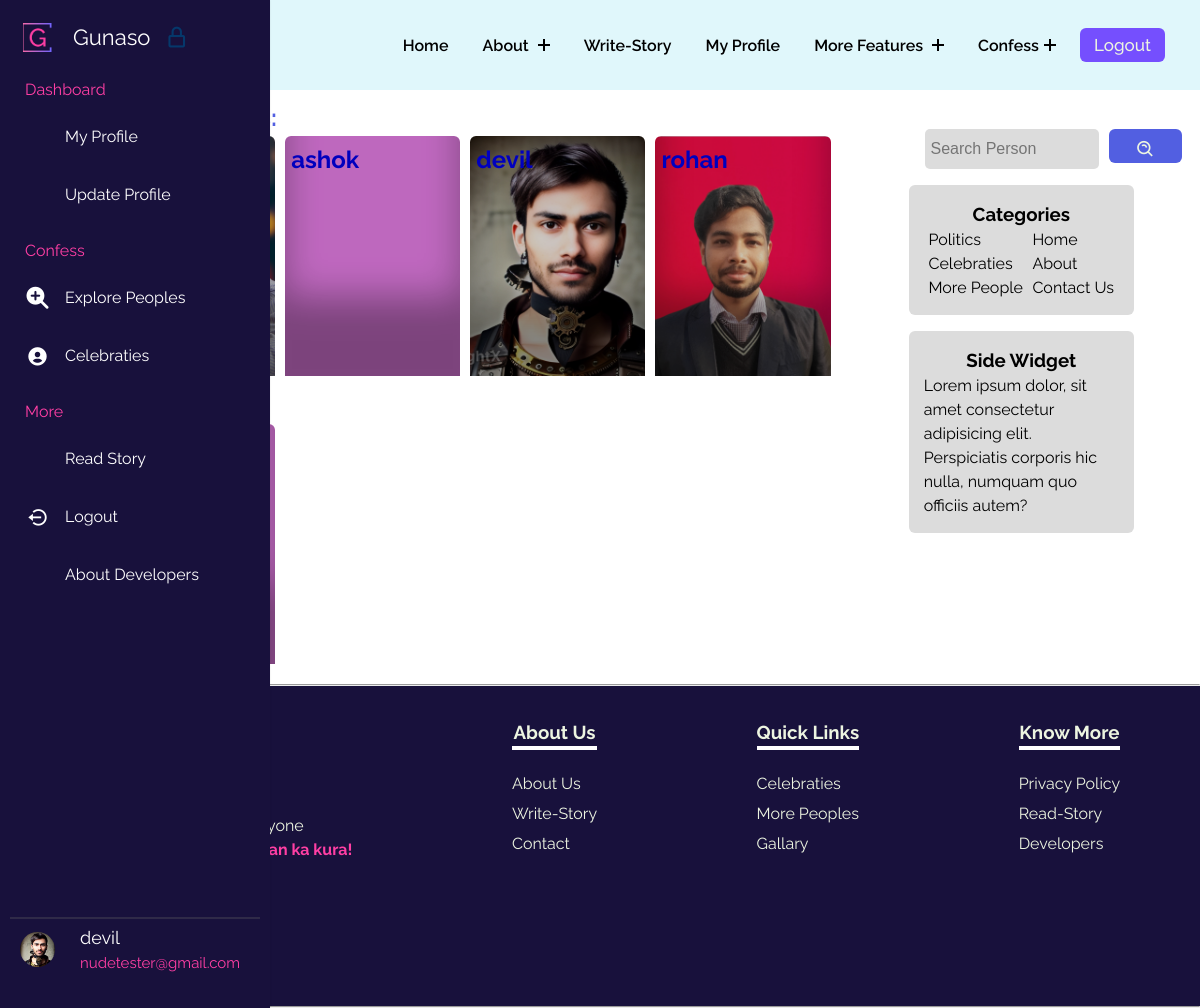
Screenshot of /searchperson/ (signed in) with the database file from the repository.
### gunasoApp/models.py (models this page shows, shortened)
class Profile(models.Model):
    user = models.OneToOneField(User, on_delete=models.CASCADE, related_name="Profile")
    image = models.ImageField(upload_to="gunasoApp/images/loggeduserImages", blank=True, default="upload-image")

### gunasoApp/views.py (the view)
# urls.py: path('searchperson/', views.searchperson, name="searchperson"),
def searchperson(request):
    query = request.GET.get('query', '')
    if len(query) > 100:
        allPerson = Profile.objects.none()
    else:
        try:
            user_id = int(query)
            person = Profile.objects.filter(user_id=user_id)
        except ValueError:
            person = Profile.objects.none()
        allPersonContent = Profile.objects.filter(user__username__icontains=query)
        allPerson = person.union(allPersonContent)
    params = {'allPerson': allPerson, 'query': query}
    return render(request, 'searchperson.html', params)

### templates/searchperson.html (shortened to what this page needs)
{% extends 'base.html' %}
{% load static %}
    {% block base_style%}
    {{ block.super }}
    <link rel="stylesheet" href="{% static 'styles/persons.css' %}">
    {% endblock base_style%}
    {% block content %}
    <div class="famoustopicsmain">
        <div class="containflex">
            <div class="leftside">
                <h2>Search <span class="blue">Results:</span></h2>
                    <div class="gridcontain">
                        {% for person in allPerson %}
                        <a href="../user/{{person.user}}">
                            <div class="card" style="background-image: url(../media/{{person.image}});">
                                <h2>{{person.user}}</h2>
                            </div>
                        </a>
                        {% endfor %}
                    </div>
            </div>
            <div class="rightside">
                <div class="searchdiv">
                    <form method="get" action="{% url 'searchperson' %}">
                        <input class="searchinp" type="search" placeholder="Search Person" aria-label="Search"
                            name="query" id="query">
                        <button class="copybtn" type="submit" style="margin: 0;">
                            <i class='bx bx-search-alt'></i>
                        </button>
                    </form>
                </div>
                <div class="catandside">
                    <div class="categoriesdiv">
                        <h3>Categories</h3>
                        <div class="uls">
                            <ul class="lineone">
                                <li><a href="#">Politics</a></li>
                                <li><a href="#">Celebraties</a></li>
                                <li><a href="#">More People</a></li>
                            </ul>
                            <ul class="lineone">
                                <li><a href="/">Home</a></li>
                                <li><a href="/about">About</a></li>
                                <li><a href="/">Contact Us</a></li>
                            </ul>
                        </div>
                    </div>
                    <div class="categoriesdiv">
                        <h3>Side Widget</h3>
                        <p>Lorem ipsum dolor, sit amet consectetur adipisicing elit. Perspiciatis corporis hic nulla,
                            numquam quo officiis autem?</p>
                    </div>
                </div>
            </div>
        </div>
    </div>
    {% endblock %}

### templates/base.html (shortened to what this page needs)
{% load static %}
{% load webpush_notifications %}
<!DOCTYPE html>
<html lang="en">
<head>
    {% block base_style%}
    <link rel="stylesheet" href="{% static 'styles/base.css' %}">
    <link href="https://unpkg.com/aos@2.3.1/dist/aos.css" rel="stylesheet">
    {% endblock base_style%}
    <link rel="stylesheet" href="https://cdnjs.cloudflare.com/ajax/libs/font-awesome/4.7.0/css/font-awesome.min.css" />
    <link href="https://cdn.jsdelivr.net/npm/remixicon@4.0.0/fonts/remixicon.css" rel="stylesheet" />
    <link flex href="https://unpkg.com/boxicons@2.1.4/css/boxicons.min.css" rel="stylesheet" />
</head>
<body>
    <header class="header">
        <div class="container_nav">
            <div class="header-main">
                <div class="logo">
                    <a href="/">
                        <div class="contentlogo">
                            <h2 class="text" data-text="Gunaso">
                            </h2>
                        </div>
                    </a>
                </div>
                <nav class="nav-menu">
                    <ul class="menu">
                        <li class="menu-item">
                            <a href="/">Home</a>
                        </li>
                        <li class="menu-item menu-item-has-children">
                            <a href="#" data-toggle="sub-menu">About <i class="plus"></i></a>
                        </li>
                        <li class="menu-item">
                            <a href="{% url 'writestory' %}">write-Story</a>
                        </li>
                        <li class="menu-item">
                            <a href="/user/{{request.user}}">My Profile</a>
                        </li>
                        <li class="menu-item menu-item-has-children">
                            <a href="#" data-toggle="sub-menu">More Features <i class="plus"></i></a>
                        </li>
                        <li class="menu-item menu-item-has-children">
                            <a href="#" data-toggle="sub-menu">Confess<i class="plus"></i></a>
                        </li>
                        {% if user.is_authenticated %}
                        <button id="logoutbtn" onclick="logoutfunc()">
                            Logout
                        </button>
                        {% endif %}
                    </ul>
                </nav>
            </div>
        </div>
    </header>
    <nav class="sidebar hoverable close">
        <div class="logo_items flex">
            <span class="nav_image">
                <img src="{% static 'images/logos/g-high-resolution-logo-transparent.png' %}" alt="logo_img" />
            </span>
            <span class="logo_name">Gunaso</span>
            <i class="bx bx-lock-alt" id="lock-icon" title="Unlock Sidebar"></i>
        </div>
        <div class="menu_container">
            <div class="menu_items">
                <ul class="menu_item">
                    <div class="menu_title flex">
                        <span class="title">Dashboard</span>
                    </div>
                    <li class="item">
                        <a href="/user/{{request.user}}" class="link flex">
                            <i style="color: #fff;">
                                <lord-icon src="https://cdn.lordicon.com/hrjifpbq.json" trigger="hover"
                                    style="width:35px;height:35px" colors="primary:#fff,secondary:#fff">
                                </lord-icon>
                            </i>
                            <span>My Profile</span>
                        </a>
                    </li>
                    <li class="item">
                        <a href="{% url 'update_profile' %}" class="link flex">
                            <i>
                                <lord-icon src="https://cdn.lordicon.com/ifsxxxte.json" trigger="hover"
                                    style="width:30px;height:30px" colors="primary:#fff,secondary:#fff">
                                </lord-icon>
                            </i>
                            <span>Update Profile</span>
                        </a>
                    </li>
                </ul>
                <ul class="menu_item">
                    <div class="menu_title flex">
                        <span class="title">Confess</span>
                    </div>
                    <li class="item">
                        <a href="{% url 'person' %}" class="link flex">
                            <i class="fa-solid fa-magnifying-glass-plus"></i>
                            <span>Explore Peoples</span>
                        </a>
                    </li>
                    <li class="item">
                        <a href="{% url 'topics' %}" class="link flex">
                            <i class='bx bxs-user-circle'></i>
                            <span>Celebraties</span>
                        </a>
                    </li>
                </ul>
                <ul class="menu_item">
                    <div class="menu_title flex">
                        <span class="title">More</span>
                    </div>
                    <li class="item">
                        <a href="{% url 'readstory' %}" class="link flex">
                            <i>
                                <lord-icon src="https://cdn.lordicon.com/depeqmsz.json" trigger="hover"
                                    style="width:30px;height:30px" colors="primary:#fff,secondary:#fff">
                                </lord-icon>
                            </i>
                            <span>Read Story</span>
                        </a>
                    </li>
                    <li class="item">
                        <a href="{% url 'logout' %}" class="link flex">
                            <i class='bx bx-log-out-circle'></i>
                            <span>Logout</span>
                        </a>
                    </li>
                    <li class="item">
                        <a href="{% url 'developers' %}" class="link flex">
                            <i>
                                <lord-icon src="https://cdn.lordicon.com/eodeknny.json" trigger="hover"
                                    style="width:30px;height:30px" colors="primary:#fff,secondary:#fff">
                                </lord-icon>
                            </i>
                            <span>About Developers</span>
                        </a>
                    </li>
                </ul>
            </div>
            <div class="sidebar_profile flex">
                {% if user.is_authenticated %}
                <span class="nav_image">
                    <img src="{{request.user.Profile.image.url}}" alt="logo_img"
                        style="border-radius: 50%; height: 35px; width:35px;" />
                </span>
                <div class="data_text">
                    <span class="name">{{request.user}}</span>
                    <br>
                    <span class="email">{{request.user.email}}</span>
                </div>
                {% else %}
                <span class="name">Login</span>
                {% endif %}
            </div>
        </div>
    </nav>
    {% block content %} {% endblock %}
    <hr>
    <footer class="footer">
        <div class="fone">
            <p>Gunaso for Everyone<br> <span>Pokham afna man ka kura!</span></p>
            <div class="footer-links">
                <a href=""></a>
                <a href=""></a>
                <a href=""></a>
            </div>
        </div>
        <div class="ftwo">
            <ul>
                <h3 class="footer-h3">About Us</h3>
                <li><a href="{% url 'about' %}">About Us</a></li>
                <li><a href="{% url 'writestory' %}">Write-Story</a></li>
                <li><a href="{% url 'contact' %}">Contact</a></li>
            </ul>
        </div>
        <div class="fthree">
            <ul>
                <h3 class="footer-h3">Quick Links</h3>
                <li><a href="{% url 'topics'%}">Celebraties</a></li>
                <li><a href="{% url 'person'%}">More Peoples</a></li>
                <li><a href="{% url 'gallary' %}">Gallary</a></li>
            </ul>
        </div>
        <div class="ffour">
            <ul>
                <h3 class="footer-h3">Know More</h3>
                <li><a href="{% url 'privacypolicy' %}">Privacy Policy</a></li>
                <li><a href="{% url 'readstory' %}">Read-Story</a></li>
                <li><a href="{% url 'developers' %}">Developers</a></li>
            </ul>
        </div>
    </footer>
</body>
</html>

### static/styles/persons.css (style rules this page uses)
* { margin: 0; padding: 0; box-sizing: border-box; }
:root { --dark: #05386B; --darkgreen: #379683; --bcolor: #5CDB95; --backupgreen: #8EE4AF; --para: #EDF5E1; --mainheading: #FFF; --hotish: #FF3FA4; --skyblue: #525FE1; --deepdark: #1010; }
.blue { color: var(--skyblue); }
.copybtn { cursor: pointer; background-color: var(--skyblue); font-family: inherit; display: inline-block; width: 5em; height: 2em; line-height: 1.9em; margin: 10px 0; position: relative; overflow: hidden; border: 2px solid var(--color); transition: color .5s; z-index: 1; font-size: 17px; border-radius: 6px; font-weight: 500; color: var(--para); }
.copybtn:before { content: ""; position: absolute; z-index: -1; background: var(--skyblue); height: 150px; width: 200px; border-radius: 50%; }
.copybtn:before { top: 100%; left: 100%; transition: all .7s; }
.famoustopicsmain { margin: 0 .5rem 0 5rem; }
.containflex { padding: 10px; display: flex; gap: 20px; }
.gridcontain { display: grid; grid-row-gap: 3rem; grid-column-gap:10px; grid-template-columns: repeat(4, 1fr) }
.card { padding: 6px; height: 30vh; border-top-left-radius: 6px; border-top-right-radius: 6px; box-shadow: rgba(0, 0, 0, 0.35) 0px -80px 36px -1px inset; background-color: violet; background-size: cover; background-position: center; background-repeat: no-repeat; filter: brightness(80%); }
a { text-decoration: none; }
.leftside { padding: 0 10px 10px 10px; flex-basis: 70%; }
.rightside { padding-top: 13px; flex-basis: 30%; border-radius: 6px; }
.searchdiv { margin-top: 1rem; display: flex; align-items: center; margin-left: 4rem; }
.searchdiv form { display: flex; gap: 10px; }
.searchdiv i { line-height: 5vh; font-size: 20px; }
.searchinp { padding: 6px; width: 78%; background-color: gainsboro; height: 5vh; }
.searchinp { border: none; font-size: 16px; border-radius: 5px; }
.catandside { display: flex; flex-direction: column; align-items: center; }
.categoriesdiv { margin-top: 1rem; border-radius: 6px; padding: 15px; background-color: gainsboro; text-align: center; width: 70%; }
.categoriesdiv p { text-align: left; }
.uls { display: flex; justify-content: space-around; }
.uls ul { text-align: left; }
.uls ul li a { text-decoration: none; color: #000; cursor: pointer; }

### rows the page displays
Profile: user "ashok"
Profile: image (picture), user "devil"
Profile: image (picture), user "rohan"

### other values shown
{{ request.user }} "devil"
{{ request.user.email }} "nudetester@gmail.com"
